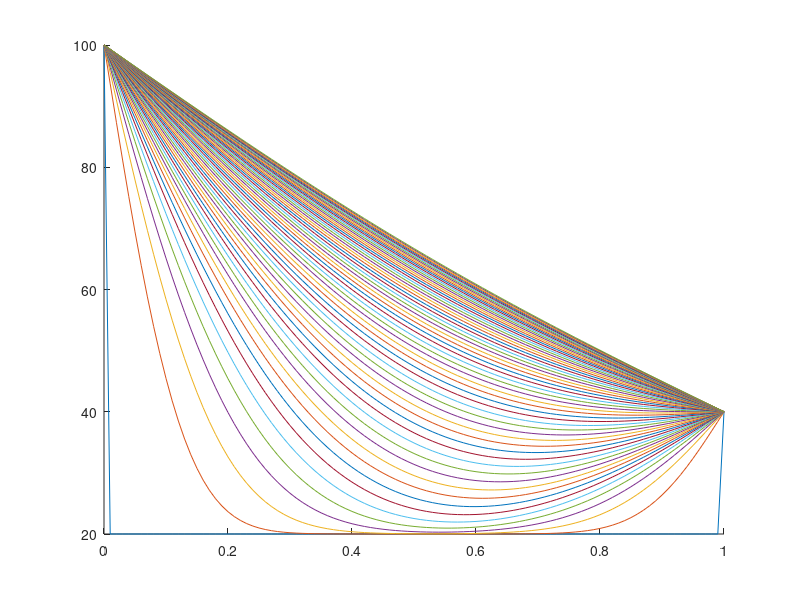

Reproduce this figure in MATLAB.
clear all
close all
clear
clc

alpha = 0.001;
delx = 0.01;
delt= 0.04;

tstart = 0;
tend = 300;

xstart = 0;
xend = 1;

timevalues = [tstart:delt:tend]';
spacenodes = [xstart:delx:xend]';
[rowt colt] = size(timevalues);
[rowx colx] = size(spacenodes);

TemperatureMatrix = 20*ones(rowt,rowx);

TemperatureMatrix( : , 1 ) = 100;
TemperatureMatrix( : , rowx ) = 40;

Courant = alpha*delt/(delx^2);
T = TemperatureMatrix;

for n = 1:rowt-1
    for j = 2:rowx-1
      T(n+1,j) = T(n,j) + Courant*(T(n,j-1)-2*T(n,j)+T(n,j+1));
    end
end

figure(1);hold;

for s=0:5:round(tend)
   row = round(s*(rowt-1)/tend)+1;
   plot(spacenodes, T(row,:));
end
